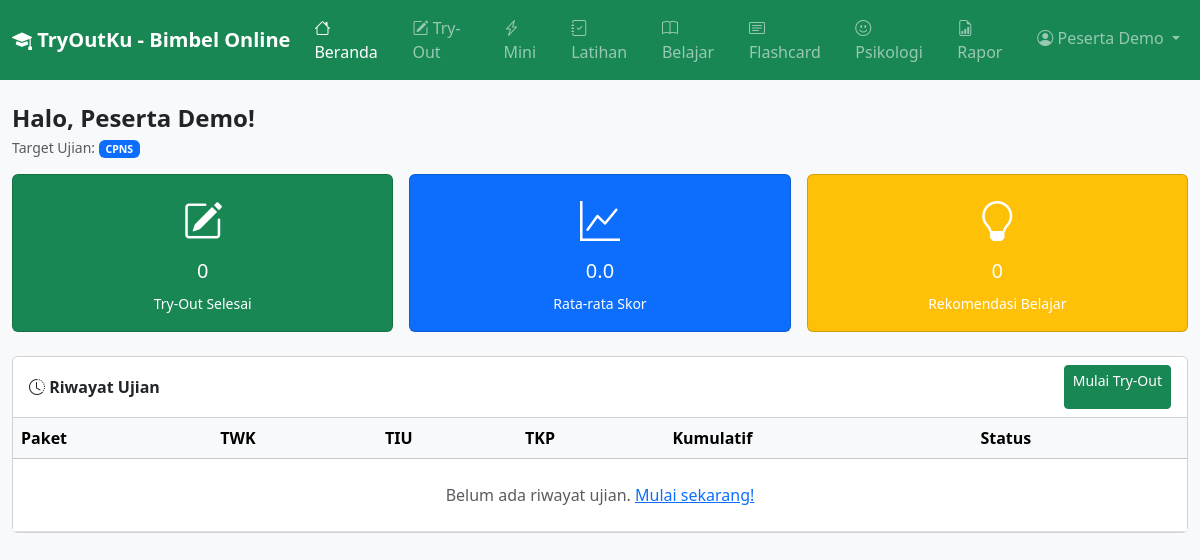
The app's page /peserta/dashboard.php (signed in), older data.
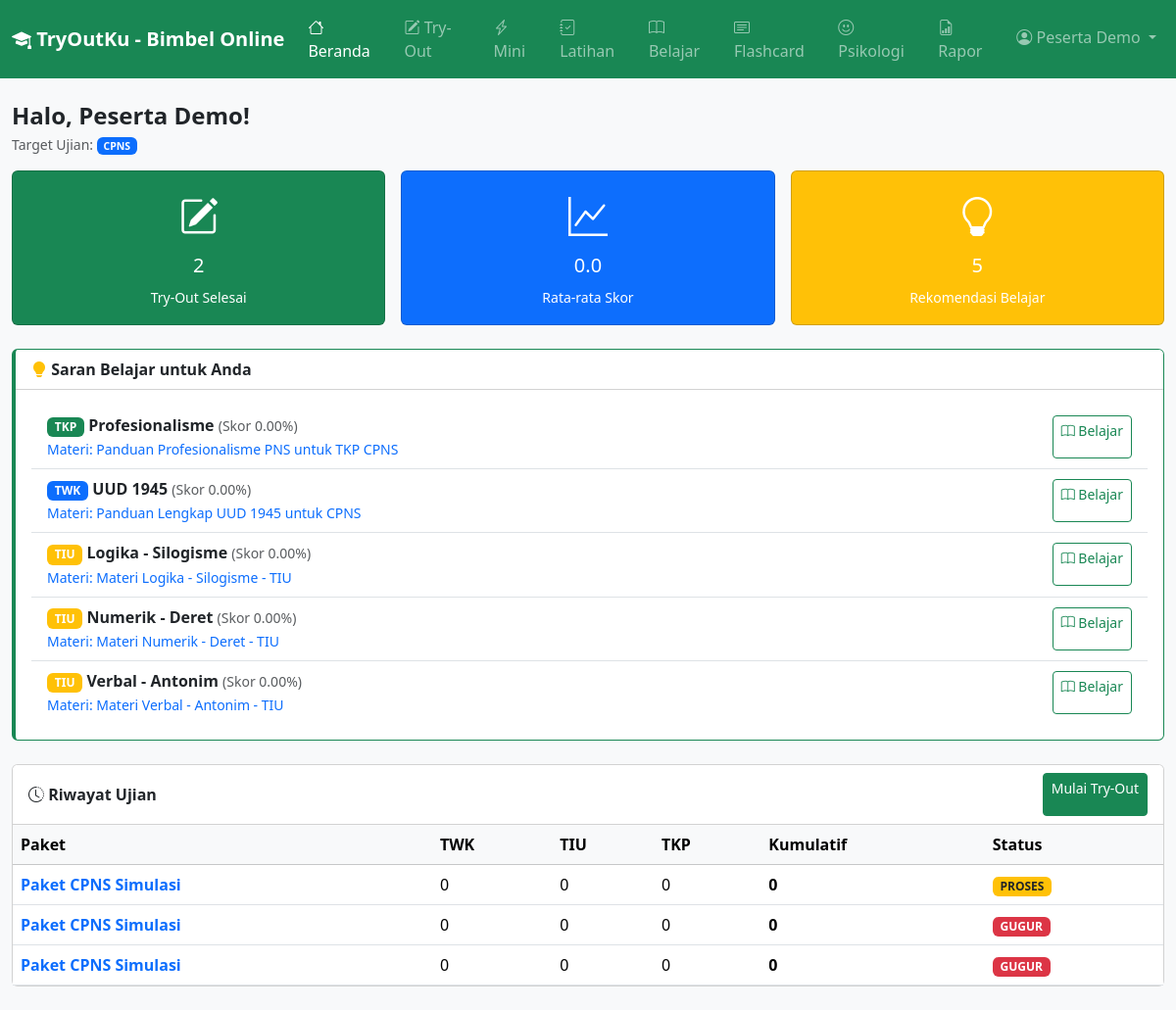
The same page, newer data.
### tables this page shows
CREATE TABLE `users` (
  `id` int(11) NOT NULL AUTO_INCREMENT,
  `nama` varchar(100) NOT NULL,
  `email` varchar(100) NOT NULL,
  `password` varchar(255) NOT NULL,
  `no_hp` varchar(20) DEFAULT NULL,
  `role` enum('admin','peserta') NOT NULL DEFAULT 'peserta',
  `target_ujian` enum('cpns','stan','stis','ipdn') DEFAULT 'cpns',
  `created_at` datetime DEFAULT current_timestamp(),
  PRIMARY KEY (`id`),
  UNIQUE KEY `email` (`email`)
);

CREATE TABLE `rekomendasi_belajar` (
  `id` int(11) NOT NULL AUTO_INCREMENT,
  `hasil_ujian_id` int(11) NOT NULL,
  `user_id` int(11) NOT NULL,
  `topik` varchar(100) NOT NULL,
  `jenis_tes` enum('twk','tiu','tkp','psikologi') NOT NULL,
  `skor_persentase` decimal(5,2) DEFAULT 0.00,
  `saran_materi_id` int(11) DEFAULT NULL,
  `tingkat_kesulitan_rekomendasi` enum('mudah','sedang','sulit') DEFAULT 'mudah',
  `status` enum('belum_dikerjakan','selesai') DEFAULT 'belum_dikerjakan',
  `created_at` datetime DEFAULT current_timestamp(),
  PRIMARY KEY (`id`),
  KEY `user_id` (`user_id`),
  KEY `hasil_ujian_id` (`hasil_ujian_id`),
  KEY `rb_materi` (`saran_materi_id`),
  CONSTRAINT `rb_hu` FOREIGN KEY (`hasil_ujian_id`) REFERENCES `hasil_ujian` (`id`) ON DELETE CASCADE,
  CONSTRAINT `rb_materi` FOREIGN KEY (`saran_materi_id`) REFERENCES `materi` (`id`) ON DELETE SET NULL,
  CONSTRAINT `rb_user` FOREIGN KEY (`user_id`) REFERENCES `users` (`id`) ON DELETE CASCADE
);

CREATE TABLE `materi` (
  `id` int(11) NOT NULL AUTO_INCREMENT,
  `kategori_ujian_id` int(11) DEFAULT NULL,
  `judul` varchar(255) NOT NULL,
  `topik` varchar(100) NOT NULL,
  `jenis_tes` enum('twk','tiu','tkp','psikologi') DEFAULT NULL,
  `konten_html` longtext DEFAULT NULL,
  `tipe` enum('artikel','video','flashcard','rumus') DEFAULT 'artikel',
  `level` enum('dasar','menengah','lanjut') DEFAULT 'dasar',
  `created_at` datetime DEFAULT current_timestamp(),
  PRIMARY KEY (`id`),
  KEY `kategori_ujian_id` (`kategori_ujian_id`),
  CONSTRAINT `materi_kategori` FOREIGN KEY (`kategori_ujian_id`) REFERENCES `kategori_ujian` (`id`) ON DELETE SET NULL
);

CREATE TABLE `hasil_ujian` (
  `id` int(11) NOT NULL AUTO_INCREMENT,
  `user_id` int(11) NOT NULL,
  `paket_ujian_id` int(11) NOT NULL,
  `tanggal_mulai` datetime DEFAULT NULL,
  `tanggal_selesai` datetime DEFAULT NULL,
  `skor_twk` int(5) NOT NULL DEFAULT 0,
  `skor_tiu` int(5) NOT NULL DEFAULT 0,
  `skor_tkp` int(5) NOT NULL DEFAULT 0,
  `skor_kumulatif` int(5) NOT NULL DEFAULT 0,
  `status_lulus` enum('lulus','gugur','proses') DEFAULT 'proses',
  `created_at` datetime DEFAULT current_timestamp(),
  PRIMARY KEY (`id`),
  KEY `user_id` (`user_id`),
  KEY `paket_ujian_id` (`paket_ujian_id`),
  CONSTRAINT `hu_paket` FOREIGN KEY (`paket_ujian_id`) REFERENCES `paket_ujian` (`id`) ON DELETE CASCADE,
  CONSTRAINT `hu_user` FOREIGN KEY (`user_id`) REFERENCES `users` (`id`) ON DELETE CASCADE
);

CREATE TABLE `paket_ujian` (
  `id` int(11) NOT NULL AUTO_INCREMENT,
  `kategori_ujian_id` int(11) NOT NULL,
  `nama_paket` varchar(100) NOT NULL,
  `deskripsi` text DEFAULT NULL,
  `jumlah_soal_twk` int(5) NOT NULL DEFAULT 0,
  `jumlah_soal_tiu` int(5) NOT NULL DEFAULT 0,
  `jumlah_soal_tkp` int(5) NOT NULL DEFAULT 0,
  `waktu_menit` int(5) NOT NULL DEFAULT 90,
  `status` enum('aktif','nonaktif') DEFAULT 'aktif',
  `created_at` datetime DEFAULT current_timestamp(),
  PRIMARY KEY (`id`),
  KEY `kategori_ujian_id` (`kategori_ujian_id`),
  CONSTRAINT `paket_kategori` FOREIGN KEY (`kategori_ujian_id`) REFERENCES `kategori_ujian` (`id`) ON DELETE CASCADE
);

### includes/functions.php (called while the page is built, shortened)
<?php
function e($str) {
    return htmlspecialchars($str ?? '', ENT_QUOTES, 'UTF-8');
}
function getUserById($conn, $id) {
    $stmt = $conn->prepare('SELECT * FROM users WHERE id = ?');
    $stmt->bind_param('i', $id);
    $stmt->execute();
    $res = $stmt->get_result();
    return $res->fetch_assoc();
}
function getJenisTesLabel($jenis) {
    $map = ['twk' => 'TWK', 'tiu' => 'TIU', 'tkp' => 'TKP'];
    return $map[$jenis] ?? strtoupper($jenis);
}
function getJenisTesColor($jenis) {
    $map = ['twk' => 'primary', 'tiu' => 'warning', 'tkp' => 'success'];
    return $map[$jenis] ?? 'secondary';
}

### peserta/dashboard.php (the view, shortened to what this page needs)
<?php
require_once __DIR__ . '/../includes/functions.php';
$user = getUserById($conn, $_SESSION['user_id']);
$stmt = $conn->prepare('SELECT COUNT(*) as total, AVG(skor_kumulatif) as rata FROM hasil_ujian WHERE user_id = ? AND status_lulus != "proses"');
$stmt->bind_param('i', $_SESSION['user_id']);
$stmt->execute();
$stat = $stmt->get_result()->fetch_assoc();
$stmt2 = $conn->prepare('SELECT h.*, p.nama_paket FROM hasil_ujian h JOIN paket_ujian p ON h.paket_ujian_id = p.id WHERE h.user_id = ? ORDER BY h.created_at DESC LIMIT 5');
$stmt2->bind_param('i', $_SESSION['user_id']);
$stmt2->execute();
$riwayat = $stmt2->get_result();
$stmt3 = $conn->prepare('SELECT rb.*, m.judul as materi_judul FROM rekomendasi_belajar rb LEFT JOIN materi m ON rb.saran_materi_id = m.id WHERE rb.user_id = ? AND rb.status = "belum_dikerjakan" ORDER BY rb.created_at DESC LIMIT 5');
$stmt3->bind_param('i', $_SESSION['user_id']);
$stmt3->execute();
$rekom = $stmt3->get_result();
require_once __DIR__ . '/../includes/header.php';
require_once __DIR__ . '/../includes/navbar_peserta.php';
?>
<div class="container py-4">
    <h4 class="fw-bold mb-1">Halo, <?= e($user['nama']) ?>!</h4>
    <p class="text-muted small">Target Ujian: <span class="badge bg-primary"><?= strtoupper($user['target_ujian']) ?></span></p>
    <div class="row g-3 mb-4">
        <div class="col-6 col-md-4">
            <div class="card text-white bg-success card-hover">
                <div class="card-body text-center">
                    <i class="bi bi-pencil-square fs-1"></i>
                    <h5 class="card-title mt-2"><?= $stat['total'] ?? 0 ?></h5>
                    <small>Try-Out Selesai</small>
                </div>
            </div>
        </div>
        <div class="col-6 col-md-4">
            <div class="card text-white bg-primary card-hover">
                <div class="card-body text-center">
                    <i class="bi bi-graph-up fs-1"></i>
                    <h5 class="card-title mt-2"><?= number_format($stat['rata'] ?? 0, 1) ?></h5>
                    <small>Rata-rata Skor</small>
                </div>
            </div>
        </div>
        <div class="col-6 col-md-4">
            <div class="card text-white bg-warning card-hover">
                <div class="card-body text-center">
                    <i class="bi bi-lightbulb fs-1"></i>
                    <h5 class="card-title mt-2"><?= $rekom->num_rows ?></h5>
                    <small>Rekomendasi Belajar</small>
                </div>
            </div>
        </div>
    </div>
    <?php if ($rekom->num_rows > 0): ?>
    <div class="card mb-4 border-success rekomendasi-card">
        <div class="card-header bg-white fw-bold"><i class="bi bi-lightbulb-fill text-warning"></i> Saran Belajar untuk Anda</div>
        <div class="card-body">
            <ul class="list-group list-group-flush">
                <?php $rekom->data_seek(0); while ($r = $rekom->fetch_assoc()): ?>
                <li class="list-group-item d-flex justify-content-between align-items-center">
                    <div>
                        <span class="badge bg-<?= getJenisTesColor($r['jenis_tes']) ?>"><?= getJenisTesLabel($r['jenis_tes']) ?></span>
                        <strong><?= e($r['topik']) ?></strong> <small class="text-muted">(Skor <?= $r['skor_persentase'] ?>%)</small>
                        <?php if ($r['materi_judul']): ?><br><small class="text-primary">Materi: <?= e($r['materi_judul']) ?></small><?php endif; ?>
                    </div>
                    <a href="belajar.php?topik=<?= urlencode($r['topik']) ?>&jenis=<?= $r['jenis_tes'] ?>" class="btn btn-sm btn-outline-success"><i class="bi bi-book"></i> Belajar</a>
                </li>
                <?php endwhile; ?>
            </ul>
        </div>
    </div>
    <?php endif; ?>
    <div class="card">
        <div class="card-header bg-white fw-bold d-flex justify-content-between align-items-center">
            <span><i class="bi bi-clock-history"></i> Riwayat Ujian</span>
            <a href="tryout_list.php" class="btn btn-sm btn-success">Mulai Try-Out</a>
        </div>
        <div class="card-body p-0">
            <div class="table-responsive">
                <table class="table table-hover mb-0">
                    <thead class="table-light">
                        <tr><th>Paket</th><th>TWK</th><th>TIU</th><th>TKP</th><th>Kumulatif</th><th>Status</th></tr>
                    </thead>
                    <tbody>
                        <?php while ($row = $riwayat->fetch_assoc()): ?>
                        <tr>
                            <td><a href="tryout_hasil.php?id=<?= $row['id'] ?>" class="text-decoration-none fw-semibold"><?= e($row['nama_paket']) ?></a></td>
                            <td><?= $row['skor_twk'] ?></td>
                            <td><?= $row['skor_tiu'] ?></td>
                            <td><?= $row['skor_tkp'] ?></td>
                            <td class="fw-bold"><?= $row['skor_kumulatif'] ?></td>
                            <td>
                                <?php if ($row['status_lulus'] === 'lulus'): ?>
                                    <span class="badge bg-success">LULUS</span>
                                <?php elseif ($row['status_lulus'] === 'gugur'): ?>
                                    <span class="badge bg-danger">GUGUR</span>
                                <?php else: ?>
                                    <span class="badge bg-warning text-dark">PROSES</span>
                                <?php endif; ?>
                            </td>
                        </tr>
                        <?php endwhile; ?>
                        <?php if ($riwayat->num_rows === 0): ?>
                            <tr><td colspan="6" class="text-center text-muted py-4">Belum ada riwayat ujian. <a href="tryout_list.php">Mulai sekarang!</a></td></tr>
                        <?php endif; ?>
                    </tbody>
                </table>
            </div>
        </div>
    </div>
</div>
<?php require_once __DIR__ . '/../includes/footer.php'; ?>

### includes/header.php (shortened to what this page needs)
<?php
require_once __DIR__ . '/functions.php';
?>
<!DOCTYPE html>
<html lang="id">
<head>
    <link href="https://cdn.jsdelivr.net/npm/bootstrap@5.3.2/dist/css/bootstrap.min.css" rel="stylesheet">
    <link rel="stylesheet" href="https://cdn.jsdelivr.net/npm/bootstrap-icons@1.11.1/font/bootstrap-icons.css">
    <link rel="stylesheet" href="<?= BASE_URL ?>assets/css/custom.css">
</head>
<body class="<?= $bodyClass ?? 'bg-light' ?>">
<div class="toast-container position-fixed bottom-0 end-0 p-3" style="z-index: 1060;">
</div>

### includes/navbar_peserta.php (shortened to what this page needs)
<?php
require_once __DIR__ . '/functions.php';
function navActive($page) {
    $current = basename($_SERVER['PHP_SELF']);
    return $current === $page ? 'active' : '';
}
?>
<nav class="navbar navbar-expand-lg navbar-dark bg-success sticky-top">
    <div class="container">
        <a class="navbar-brand fw-bold" href="<?= BASE_URL ?>peserta/dashboard.php">
            <i class="bi bi-mortarboard-fill"></i> <?= APP_NAME ?>
        </a>
        <div class="collapse navbar-collapse d-none d-lg-flex" id="navbarPeserta">
            <ul class="navbar-nav me-auto">
                <li class="nav-item"><a class="nav-link <?= navActive('dashboard.php') ?>" href="<?= BASE_URL ?>peserta/dashboard.php"><i class="bi bi-house"></i> Beranda</a></li>
                <li class="nav-item"><a class="nav-link <?= navActive('tryout_list.php') ?>" href="<?= BASE_URL ?>peserta/tryout_list.php"><i class="bi bi-pencil-square"></i> Try-Out</a></li>
                <li class="nav-item"><a class="nav-link <?= navActive('mini_tryout.php') ?>" href="<?= BASE_URL ?>peserta/mini_tryout.php"><i class="bi bi-lightning-charge"></i> Mini</a></li>
                <li class="nav-item"><a class="nav-link <?= navActive('latihan_topik.php') ?>" href="<?= BASE_URL ?>peserta/latihan_topik.php"><i class="bi bi-journal-check"></i> Latihan</a></li>
                <li class="nav-item"><a class="nav-link <?= navActive('belajar.php') ?>" href="<?= BASE_URL ?>peserta/belajar.php"><i class="bi bi-book"></i> Belajar</a></li>
                <li class="nav-item"><a class="nav-link <?= navActive('flashcard.php') ?>" href="<?= BASE_URL ?>peserta/flashcard.php"><i class="bi bi-card-text"></i> Flashcard</a></li>
                <li class="nav-item"><a class="nav-link <?= navActive('psikologi.php') ?>" href="<?= BASE_URL ?>peserta/psikologi.php"><i class="bi bi-emoji-smile"></i> Psikologi</a></li>
                <li class="nav-item"><a class="nav-link <?= navActive('rapor.php') ?>" href="<?= BASE_URL ?>peserta/rapor.php"><i class="bi bi-file-earmark-bar-graph"></i> Rapor</a></li>
            </ul>
            <ul class="navbar-nav">
                <li class="nav-item dropdown">
                    <a class="nav-link dropdown-toggle" href="#" data-bs-toggle="dropdown">
                        <i class="bi bi-person-circle"></i> <?= e($_SESSION['nama'] ?? 'Peserta') ?>
                    </a>
                </li>
            </ul>
        </div>
    </div>
</nav>

### includes/footer.php (shortened to what this page needs)
</body>
</html>

### assets/css/custom.css (style rules this page uses)
:root { --primary-color: #0d6efd; --success-color: #198754; --danger-color: #dc3545; --warning-color: #ffc107; }
body { font-family: 'Segoe UI', Tahoma, Geneva, Verdana, sans-serif; -webkit-tap-highlight-color: transparent; }
.btn, .opsi-jawaban, .list-group-item-action, .nav-link, .dropdown-item, .form-check-input, .accordion-button { min-height: 44px; }
.container, .container-fluid { max-width: 100vw; overflow-x: hidden; }
.table-responsive { -webkit-overflow-scrolling: touch; }
.card-hover { touch-action: manipulation; }
.rekomendasi-card { border-left: 4px solid #198754; }

Row changes from the older to the newer data that the page shows:
added rekomendasi_belajar: jenis_tes "TKP", topik "Profesionalisme", skor_persentase "0.00", saran_materi.judul "Panduan Profesionalisme PNS untuk TKP CPNS"
added rekomendasi_belajar: jenis_tes "TWK", topik "UUD 1945", skor_persentase "0.00", saran_materi.judul "Panduan Lengkap UUD 1945 untuk CPNS"
added rekomendasi_belajar: jenis_tes "TIU", topik "Logika - Silogisme", skor_persentase "0.00", saran_materi.judul "Materi Logika - Silogisme - TIU"
added rekomendasi_belajar: jenis_tes "TIU", topik "Numerik - Deret", skor_persentase "0.00", saran_materi.judul "Materi Numerik - Deret - TIU"
added rekomendasi_belajar: jenis_tes "TIU", topik "Verbal - Antonim", skor_persentase "0.00", saran_materi.judul "Materi Verbal - Antonim - TIU"
added hasil_ujian: paket_ujian.nama_paket "Paket CPNS Simulasi", skor_twk "0", skor_tiu "0", skor_tkp "0", skor_kumulatif "0", status_lulus "PROSES"
added hasil_ujian: paket_ujian.nama_paket "Paket CPNS Simulasi", skor_twk "0", skor_tiu "0", skor_tkp "0", skor_kumulatif "0", status_lulus "GUGUR"
added hasil_ujian: paket_ujian.nama_paket "Paket CPNS Simulasi", skor_twk "0", skor_tiu "0", skor_tkp "0", skor_kumulatif "0", status_lulus "GUGUR"
Text that changed along with them:
$stat['total']: "0" → "2"
$rekom->num_rows: "0" → "5"
text no longer shown: "Belum ada riwayat ujian. Mulai sekarang!"
text now shown: "Saran Belajar untuk Anda"
